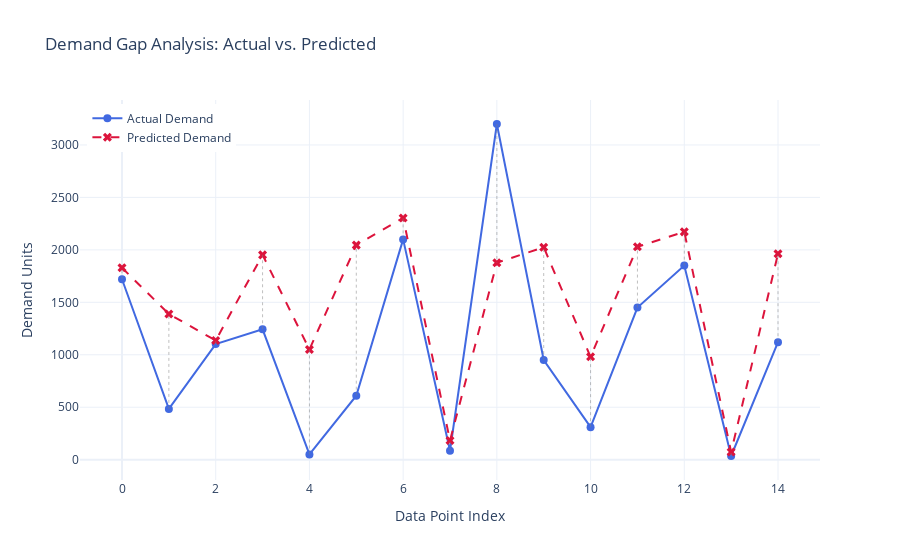

Write notebook code for a chart like this one.
### Code cell
import plotly.graph_objects as go

# 1. Create the figure
fig = go.Figure()

# 2. Add the Actual Demand line
fig.add_trace(go.Scatter(
    x=list(range(len(y))), 
    y=y,
    mode='lines+markers',
    name='Actual Demand',
    line=dict(color='royalblue', width=2),
    marker=dict(symbol='circle', size=8)
))

# 3. Add the Predicted Demand line
fig.add_trace(go.Scatter(
    x=list(range(len(y_pred))), 
    y=y_pred,
    mode='lines+markers',
    name='Predicted Demand',
    line=dict(color='crimson', width=2, dash='dash'),
    marker=dict(symbol='x', size=8)
))

# 4. Add the vertical "Error Gap" lines
# We use a separate loop to add shapes or traces for the gaps
for i in range(len(y)):
    fig.add_shape(
        type="line",
        x0=i, y0=y.iloc[i],
        x1=i, y1=y_pred[i],
        line=dict(color="gray", width=1, dash="dot"),
        opacity=0.5
    )

# 5. Update layout for better readability
fig.update_layout(
    title='Demand Gap Analysis: Actual vs. Predicted',
    xaxis_title='Data Point Index',
    yaxis_title='Demand Units',
    template='plotly_white',
    hovermode='x unified', # This shows both values when you hover over an index
    legend=dict(yanchor="top", y=0.99, xanchor="left", x=0.01)
)

fig.show()

### Figure 1 — Plotly figure (JSON) as saved in the notebook; plotly's stock layout.template omitted (floating-point values rounded to 4 significant figures)
{"data": [{"line": {"color": "royalblue", "width": 2}, "marker": {"size": 8, "symbol": "circle"}, "mode": "lines+markers", "name": "Actual Demand", "type": "scatter", "x": [0, 1, 2, 3, 4, 5, 6, 7, 8, 9, 10, 11, 12, 13, 14], "y": [1720, 484, 1102, 1243, 50, 610, 2100, 85, 3200, 950, 310, 1450, 1850, 35, 1120]}, {"line": {"color": "crimson", "dash": "dash", "width": 2}, "marker": {"size": 8, "symbol": "x"}, "mode": "lines+markers", "name": "Predicted Demand", "type": "scatter", "x": [0, 1, 2, 3, 4, 5, 6, 7, 8, 9, 10, 11, 12, 13, 14], "y": [1829.0, 1389.0, 1136.0, 1952.0, 1051.0, 2045.0, 2305.0, 182.0, 1878.0, 2025.0, 980.2, 2030.0, 2172.0, 73.4, 1963.0]}], "layout": {"hovermode": "x unified", "legend": {"x": 0.01, "xanchor": "left", "y": 0.99, "yanchor": "top"}, "shapes": [{"line": {"color": "gray", "dash": "dot", "width": 1}, "opacity": 0.5, "type": "line", "x0": 0, "x1": 0, "y0": 1720, "y1": 1829.0}, {"line": {"color": "gray", "dash": "dot", "width": 1}, "opacity": 0.5, "type": "line", "x0": 1, "x1": 1, "y0": 484, "y1": 1389.0}, {"line": {"color": "gray", "dash": "dot", "width": 1}, "opacity": 0.5, "type": "line", "x0": 2, "x1": 2, "y0": 1102, "y1": 1136.0}, {"line": {"color": "gray", "dash": "dot", "width": 1}, "opacity": 0.5, "type": "line", "x0": 3, "x1": 3, "y0": 1243, "y1": 1952.0}, {"line": {"color": "gray", "dash": "dot", "width": 1}, "opacity": 0.5, "type": "line", "x0": 4, "x1": 4, "y0": 50, "y1": 1051.0}, {"line": {"color": "gray", "dash": "dot", "width": 1}, "opacity": 0.5, "type": "line", "x0": 5, "x1": 5, "y0": 610, "y1": 2045.0}, {"line": {"color": "gray", "dash": "dot", "width": 1}, "opacity": 0.5, "type": "line", "x0": 6, "x1": 6, "y0": 2100, "y1": 2305.0}, {"line": {"color": "gray", "dash": "dot", "width": 1}, "opacity": 0.5, "type": "line", "x0": 7, "x1": 7, "y0": 85, "y1": 182}, {"line": {"color": "gray", "dash": "dot", "width": 1}, "opacity": 0.5, "type": "line", "x0": 8, "x1": 8, "y0": 3200, "y1": 1878.0}, {"line": {"color": "gray", "dash": "dot", "width": 1}, "opacity": 0.5, "type": "line", "x0": 9, "x1": 9, "y0": 950, "y1": 2025.0}, {"line": {"color": "gray", "dash": "dot", "width": 1}, "opacity": 0.5, "type": "line", "x0": 10, "x1": 10, "y0": 310, "y1": 980.2}, {"line": {"color": "gray", "dash": "dot", "width": 1}, "opacity": 0.5, "type": "line", "x0": 11, "x1": 11, "y0": 1450, "y1": 2030.0}, {"line": {"color": "gray", "dash": "dot", "width": 1}, "opacity": 0.5, "type": "line", "x0": 12, "x1": 12, "y0": 1850, "y1": 2172.0}, {"line": {"color": "gray", "dash": "dot", "width": 1}, "opacity": 0.5, "type": "line", "x0": 13, "x1": 13, "y0": 35, "y1": 73.4}, {"line": {"color": "gray", "dash": "dot", "width": 1}, "opacity": 0.5, "type": "line", "x0": 14, "x1": 14, "y0": 1120, "y1": 1963}], "title": {"text": "Demand Gap Analysis: Actual vs. Predicted"}, "xaxis": {"title": {"text": "Data Point Index"}}, "yaxis": {"title": {"text": "Demand Units"}}}}
